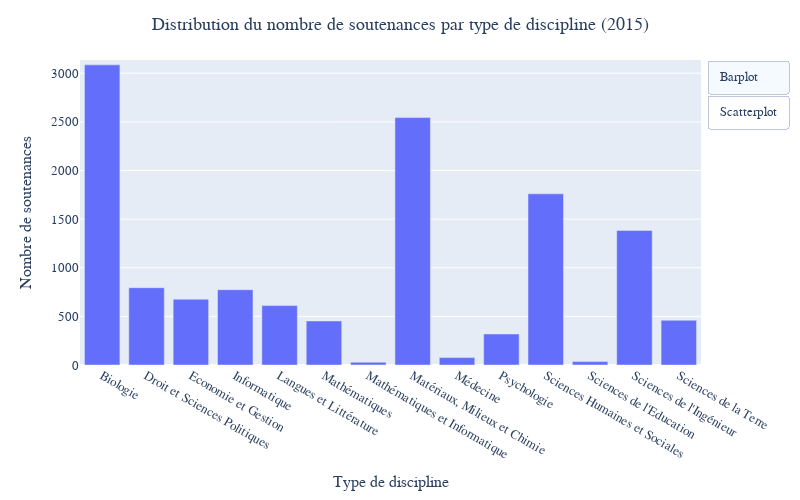

Notebook source saved alongside this figure:
### Code cell
# Création de la figure :
fig2 = px.bar(data_frame = discipline_count_2015,
              y = 'Nombre de soutenances',
              x = 'Type de discipline')

# Actualisation des limites de l'axe y :
fig2.update_yaxes(range = [0, valeur_max_2 + 50])

# Création des boutons de sélection :
my_buttons = [{'label': "Barplot",
               'method': "update",
               'args': [{"type": "bar"}]},
              {'label': "Scatterplot",
               'method': "update",
               'args': [{'type': "scatter", 
                         'mode': 'markers'}]}]

# Ajout des boutons à la figure :
fig2.update_layout(updatemenus = [{'type': 'buttons',
                                   'direction': 'down',
                                   'x': 1.01,
                                   'y': 1,
                                   'xanchor': 'left',
                                   'yanchor': 'top',
                                   'showactive': True,
                                   'active': 0,
                                   'buttons': my_buttons}],
                   hoverlabel = dict(font = dict(family = "EB Garamond", 
                                                 size = 13)),
                   font = dict(family = "EB Garamond", 
                               size = 13),
                   title = dict(text = "Distribution du nombre de soutenances par type de discipline (2015)", 
                                font = dict(size = 18)),
                   title_x = 0.5,
                   height = 500,
                   width = 800)

# Affichage de la figure :
fig2.show()

### Figure 1 — Plotly figure (JSON) as saved in the notebook; plotly's stock layout.template omitted (floating-point values rounded to 4 significant figures)
{"data": [{"hovertemplate": "Type de discipline=%{x}<br>Nombre de soutenances=%{y}<extra></extra>", "legendgroup": "", "marker": {"color": "#636efa", "pattern": {"shape": ""}}, "name": "", "orientation": "v", "showlegend": false, "textposition": "auto", "type": "bar", "x": ["Biologie", "Droit et Sciences Politiques", "Economie et Gestion", "Informatique", "Langues et Littérature", "Mathématiques", "Mathématiques et Informatique", "Matériaux, Milieux et Chimie", "Médecine", "Psychologie", "Sciences Humaines et Sociales", "Sciences de l'Education", "Sciences de l'Ingénieur", "Sciences de la Terre"], "xaxis": "x", "y": [3086, 795, 677, 774, 611, 453, 29, 2544, 76, 319, 1760, 35, 1384, 460], "yaxis": "y"}], "layout": {"barmode": "relative", "font": {"family": "EB Garamond", "size": 13}, "height": 500, "hoverlabel": {"font": {"family": "EB Garamond", "size": 13}}, "legend": {"tracegroupgap": 0}, "margin": {"t": 60}, "title": {"font": {"size": 18}, "text": "Distribution du nombre de soutenances par type de discipline (2015)", "x": 0.5}, "updatemenus": [{"active": 0, "buttons": [{"args": [{"type": "bar"}], "label": "Barplot", "method": "update"}, {"args": [{"mode": "markers", "type": "scatter"}], "label": "Scatterplot", "method": "update"}], "direction": "down", "showactive": true, "type": "buttons", "x": 1.01, "xanchor": "left", "y": 1, "yanchor": "top"}], "width": 800, "xaxis": {"anchor": "y", "domain": [0, 1], "title": {"text": "Type de discipline"}}, "yaxis": {"anchor": "x", "domain": [0, 1], "range": [0, 3136], "title": {"text": "Nombre de soutenances"}}}}
